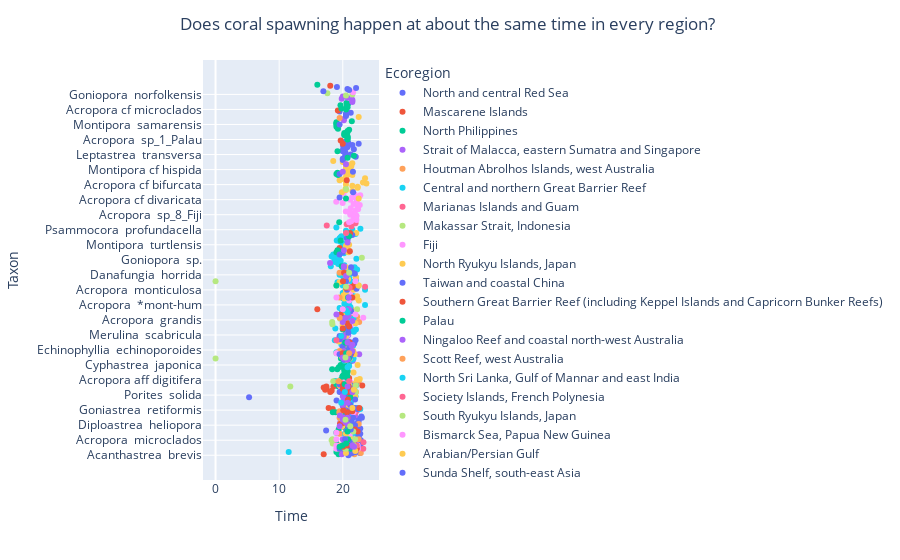

Here is the notebook cell this chart was saved with:
### Code cell
fig = px.scatter(region_spawning_time, 
                 x=region_spawning_time['time_spawning'], 
                 y=region_spawning_time['Taxon'], size_max=80, 
                 color="Ecoregion")
fig.update_traces(textposition='top center')
fig.update_layout(title_text='Does coral spawning happen at about the same time in every region?', title_x=0.2,
                  xaxis_title="Time",
                  yaxis_title="Taxon")
fig.show()

### Figure 1 — Plotly figure (JSON) as saved in the notebook; plotly's stock layout.template omitted (floating-point values rounded to 4 significant figures; data arrays with more than 128 entries replaced by an {"elided": "..."} marker saying what was removed)
{"data": [{"hovertemplate": "Ecoregion=North and central Red Sea<br>time_spawning=%{x}<br>Taxon=%{y}<extra></extra>", "legendgroup": "North and central Red Sea", "marker": {"color": "#636efa", "symbol": "circle"}, "mode": "markers", "name": "North and central Red Sea", "orientation": "h", "showlegend": true, "textposition": "top center", "type": "scatter", "x": [20.88, 21, 22.67, 20.52, 22.5, 19.95, 22.75, 22.67, 21.04, 22.75, 22.67, 22.5, 21, 20.25, 22.83, 22.33, 22.5, 22.38, 22.5, 22.5, 22.75, 21.83, 22.5, 17.38, 20.74, 22.75, 20.33, 20.83, 22.33, 21, 22.33, 20.58, 22.5, 20.53, 22.42, 23, 22.92, 20.58, 21.5, 19.97, 20.65, 21.5, 22.25, 22, 22.33, 20.68, 20.75, 20.45, 20.26, 20.08, 21.25, 19.02, 20.31, 21.75, 21.58, 21.42, 20.67, 20.38, 20.33], "xaxis": "x", "y": ["Acanthastrea  brevis", "Acanthastrea  echinata", "Acropora  anthocercis", "Acropora  clathrata", "Acropora  downingi", "Acropora  eurystoma", "Acropora  gemmifera", "Acropora  hemprichii", "Acropora  humilis", "Acropora  hyacinthus", "Acropora  lamarcki", "Acropora  loripes", "Acropora  lutkeni", "Acropora  maryae", "Acropora  microclados", "Acropora  nasuta", "Acropora  parapharaonis", "Acropora  pharaonis", "Acropora  plantaginea", "Acropora  polystoma", "Acropora  samoensis", "Acropora  secale", "Acropora  selago", "Acropora  squarrosa", "Acropora  valida", "Acropora  variolosa", "Acropora  verweyi", "Cyphastrea  microphthalma", "Diploastrea  heliopora", "Dipsastraea  favus", "Dipsastraea  matthaii", "Dipsastraea  speciosa", "Dipsastraea  veroni", "Echinophyllia  aspera", "Echinopora  hirsutissima", "Favites  abdita", "Favites  paraflexuosus", "Favites  pentagona", "Favites  spinosa", "Galaxea  astreata", "Galaxea  fascicularis", "Goniastrea  edwardsi", "Goniastrea  retiformis", "Goniastrea  stelligera", "Leptoria  phrygia", "Montipora  cocosensis", "Montipora  efflorescens", "Montipora  informis", "Montipora  tuberculosa", "Montipora  turgescens", "Oxypora  crassispinosa", "Platygyra  lamellina", "Platygyra  sinensis", "Porites  columnaris", "Porites  lobata", "Porites  lutea", "Porites  solida", "Turbinaria  reniformis", "Turbinaria  stellulata"], "yaxis": "y"}, {"hovertemplate": "Ecoregion=Mascarene Islands<br>time_spawning=%{x}<br>Taxon=%{y}<extra></extra>", "legendgroup": "Mascarene Islands", "marker": {"color": "#EF553B", "symbol": "circle"}, "mode": "markers", "name": "Mascarene Islands", "orientation": "h", "showlegend": true, "textposition": "top center", "type": "scatter", "x": [17, 18.03, 18.25, 17.23, 17.44, 17, 18.42, 17.77, 17.42], "xaxis": "x", "y": ["Acanthastrea  echinata", "Acropora  muricata", "Dipsastraea  sp.", "Echinopora  gemmacea", "Favites  chinensis", "Favites  sp.", "Goniastrea  stelligera", "Leptoria  phrygia", "Platygyra  daedalea"], "yaxis": "y"}, {"hovertemplate": "Ecoregion=North Philippines<br>time_spawning=%{x}<br>Taxon=%{y}<extra></extra>", "legendgroup": "North Philippines", "marker": {"color": "#00cc96", "symbol": "circle"}, "mode": "markers", "name": "North Philippines", "orientation": "h", "showlegend": true, "textposition": "top center", "type": "scatter", "x": [19.33, 20, 20, 19.75, 18.98, 19.25, 18.75, 19.35, 19.66, 20.45, 20.48, 20.33, 20.01, 20.33, 20.27, 20.3, 20.79, 20.24, 18.33, 20.19, 19.38, 19.68, 19.67, 21.45, 20.22, 20.5, 20.23, 21.13, 21.08, 20.08, 19.71, 20.43, 18.86, 19.82, 19.32, 21.2], "xaxis": "x", "y": ["Acanthastrea  echinata", "Acropora  cytherea", "Acropora  florida", "Acropora  insignis", "Acropora  loripes", "Acropora  sarmentosa", "Acropora  tenuis", "Acropora  valida", "Acropora aff digitifera", "Acropora cf cytherea", "Acropora cf digitifera", "Acropora cf florida", "Acropora cf gemmifera", "Acropora cf granulosa", "Acropora cf humilis", "Acropora cf hyacinthus", "Acropora cf latistella", "Acropora cf millepora", "Acropora cf tenuis", "Acropora cf verweyi", "Astreopora  myriophthalma", "Coeloseris  mayeri", "Cyphastrea  japonica", "Diploastrea  heliopora", "Dipsastraea  faviaformis", "Favites  abdita", "Favites  acuticollis", "Favites  colemani", "Favites  complanata", "Favites  flexuosa", "Favites  halicora", "Favites  pentagona", "Galaxea  fascicularis", "Hydnophora  exesa", "Platygyra  daedalea", "Platygyra  pini"], "yaxis": "y"}, {"hovertemplate": "Ecoregion=Strait of Malacca, eastern Sumatra and Singapore<br>time_spawning=%{x}<br>Taxon=%{y}<extra></extra>", "legendgroup": "Strait of Malacca, eastern Sumatra and Singapore", "marker": {"color": "#ab63fa", "symbol": "circle"}, "mode": "markers", "name": "Strait of Malacca, eastern Sumatra and Singapore", "orientation": "h", "showlegend": true, "textposition": "top center", "type": "scatter", "x": [19.84, 20.48, 21, 20.5, 20.78, 22.58, 20.83, 21.63, 20.48, 20.93, 21.51, 21.48, 21.18, 19.63, 21.09, 20.79, 21.45, 20.76, 20.8, 20.79, 21.38, 21.73, 21.57, 20.91, 21.94, 21.52, 20.82, 20.22, 21.22, 21.43, 20.67, 21.02, 21.15, 21.05, 20.95, 19.55, 19.99, 19.44, 19.62, 20.59, 20.86, 20.52, 20.52, 20.53, 20.97, 21.55, 21.28, 20.94, 20.98, 21.07, 21.25, 20, 21.32, 21.13], "xaxis": "x", "y": ["Acanthastrea  echinata", "Acanthastrea  rotundoflora", "Acropora  florida", "Acropora  humilis", "Acropora  hyacinthus", "Acropora  intermedia", "Acropora  millepora", "Acropora  valida", "Alveopora  spongiosa", "Coelastrea  aspera", "Diploastrea  heliopora", "Dipsastraea  favus", "Dipsastraea  matthaii", "Dipsastraea  speciosa", "Echinophyllia  aspera", "Echinophyllia  echinoporoides", "Echinopora  gemmacea", "Echinopora  lamellosa", "Echinopora  pacificus", "Euphyllia  ancora", "Favites  abdita", "Favites  chinensis", "Favites  complanata", "Favites  halicora", "Favites  pentagona", "Favites  valenciennesi", "Galaxea  astreata", "Galaxea  fascicularis", "Goniastrea  edwardsi", "Goniastrea  favulus", "Goniastrea  minuta", "Goniastrea  pectinata", "Goniastrea  retiformis", "Leptoria  phrygia", "Lobophyllia  corymbosa", "Lobophyllia  hemprichii", "Lobophyllia  radians", "Lobophyllia  recta", "Lobophyllia  valenciennesii", "Merulina  ampliata", "Merulina  scabricula", "Montipora  corbettensis", "Montipora  informis", "Montipora  verrucosa", "Mycedium  elephantotus", "Oulophyllia  bennettae", "Pectinia  alcicornis", "Pectinia  lactuca", "Pectinia  paeonia", "Platygyra  daedalea", "Platygyra  pini", "Platygyra  ryukyuensis", "Platygyra  sinensis", "Scapophyllia  cylindrica"], "yaxis": "y"}, {"hovertemplate": "Ecoregion=Houtman Abrolhos Islands, west Australia<br>time_spawning=%{x}<br>Taxon=%{y}<extra></extra>", "legendgroup": "Houtman Abrolhos Islands, west Australia", "marker": {"color": "#FFA15A", "symbol": "circle"}, "mode": "markers", "name": "Houtman Abrolhos Islands, west Australia", "orientation": "h", "showlegend": true, "textposition": "top center", "type": "scatter", "x": [21.83, 20.42, 22.83, 20, 22.58, 21.5, 20.42, 21.75, 21.21, 22.08, 22.5, 21.08, 21.25, 22.25, 22.5, 21.79, 22, 20.92, 20.38, 22.5, 20.83, 22, 20.21, 20.67, 20.17, 20.33, 21.08, 21.33], "xaxis": "x", "y": ["Acanthastrea  echinata", "Acropora  aculeus", "Acropora  anthocercis", "Acropora  aspera", "Acropora  cerealis", "Acropora  florida", "Acropora  glauca", "Acropora  grandis", "Acropora  latistella", "Acropora  muricata", "Acropora  nasuta", "Acropora  selago", "Acropora  spicifera", "Acropora  stoddarti", "Acropora  tenuis", "Acropora  valida", "Acropora  willisae", "Cyphastrea  microphthalma", "Cyphastrea  serailia", "Dipsastraea  favus", "Echinophyllia  aspera", "Galaxea  fascicularis", "Montipora  capricornis", "Montipora  grisea", "Montipora  hoffmeisteri", "Montipora  turgescens", "Oxypora  lacera", "Paragoniastrea  australensis"], "yaxis": "y"}, {"hovertemplate": "Ecoregion=Central and northern Great Barrier Reef<br>time_spawning=%{x}<br>Taxon=%{y}<extra></extra>", "legendgroup": "Central and northern Great Barrier Reef", "marker": {"color": "#19d3f3", "symbol": "circle"}, "mode": "markers", "name": "Central and northern Great Barrier Reef", "orientation": "h", "showlegend": true, "textposition": "top center", "type": "scatter", "x": {"elided": "149 float values"}, "xaxis": "x", "y": {"elided": "149 str values"}, "yaxis": "y"}, {"hovertemplate": "Ecoregion=Marianas Islands and Guam<br>time_spawning=%{x}<br>Taxon=%{y}<extra></extra>", "legendgroup": "Marianas Islands and Guam", "marker": {"color": "#FF6692", "symbol": "circle"}, "mode": "markers", "name": "Marianas Islands and Guam", "orientation": "h", "showlegend": true, "textposition": "top center", "type": "scatter", "x": [21.36, 21.08, 23.22, 23.25, 17.48, 23.5, 21, 20.62, 21.25, 22, 22], "xaxis": "x", "y": ["Acropora  abrotanoides", "Acropora  digitifera", "Acropora  gemmifera", "Acropora  lutkeni", "Acropora  ocellata", "Acropora  robusta", "Acropora  squarrosa", "Acropora  surculosa", "Acropora  valida", "Galaxea  fascicularis", "Goniastrea  sp."], "yaxis": "y"}, {"hovertemplate": "Ecoregion=Makassar Strait, Indonesia<br>time_spawning=%{x}<br>Taxon=%{y}<extra></extra>", "legendgroup": "Makassar Strait, Indonesia", "marker": {"color": "#B6E880", "symbol": "circle"}, "mode": "markers", "name": "Makassar Strait, Indonesia", "orientation": "h", "showlegend": true, "textposition": "top center", "type": "scatter", "x": [18.37, 21.07, 18.33, 20.5, 20.35, 19.21, 19.58, 18.42, 18.25, 19, 18.37, 20.33, 19], "xaxis": "x", "y": ["Acropora  aculeus", "Acropora  aspera", "Acropora  cerealis", "Acropora  florida", "Acropora  gemmifera", "Acropora  humilis", "Acropora  latistella", "Acropora  loripes", "Acropora  microclados", "Acropora  millepora", "Acropora  nasuta", "Acropora  sarmentosa", "Acropora  sp."], "yaxis": "y"}, {"hovertemplate": "Ecoregion=Fiji<br>time_spawning=%{x}<br>Taxon=%{y}<extra></extra>", "legendgroup": "Fiji", "marker": {"color": "#FF97FF", "symbol": "circle"}, "mode": "markers", "name": "Fiji", "orientation": "h", "showlegend": true, "textposition": "top center", "type": "scatter", "x": [21.32, 21, 21, 21.92, 21.55, 21.11, 21.41, 22.37, 22.3, 22.34, 21.11, 21.32, 21.79, 21.44, 21.32, 21.33, 21.32, 21.11, 21.11, 21.26, 22.14, 22.1, 21.75, 22, 22.17, 21.17, 21.62, 23.22, 20.07, 21.12, 20.48, 22, 22.4, 21.25, 22.39, 22.33, 22.67, 21.69, 19.98, 18.97, 22.21, 21.17, 22.17, 21.45, 22.14, 22.75, 19.83, 21.69, 21.51, 21.83, 21.67, 20.71, 20.12, 19.65], "xaxis": "x", "y": ["Acropora  aculeus", "Acropora  acuminata", "Acropora  carduus", "Acropora  cytherea", "Acropora  digitifera", "Acropora  elseyi", "Acropora  florida", "Acropora  gemmifera", "Acropora  humilis", "Acropora  hyacinthus", "Acropora  longicyathus", "Acropora  microphthalma", "Acropora  millepora", "Acropora  muricata", "Acropora  nana", "Acropora  nasuta", "Acropora  pulchra", "Acropora  robusta", "Acropora  samoensis", "Acropora  sarmentosa", "Acropora  sp_1_Fiji", "Acropora  sp_2_Fiji", "Acropora  sp_3_Fiji", "Acropora  sp_4_Fiji", "Acropora  sp_7_Fiji", "Acropora  sp_8_Fiji", "Acropora  sp_9_Fiji", "Acropora  spicifera", "Acropora  tenuis", "Acropora aff aspera", "Acropora aff carduus", "Acropora aff copiosa", "Acropora aff elseyi", "Acropora aff insignis", "Acropora aff millepora", "Acropora aff muricata", "Acropora aff pocilloporina", "Acropora aff pulchra", "Acropora aff vaughani", "Acropora aff yongei", "Acropora cf cerealis", "Acropora cf divaricata", "Acropora cf intermedia", "Acropora cf loripes", "Acropora cf nasuta", "Acropora cf samoensis", "Echinopora  lamellosa", "Galaxea  fascicularis", "Goniastrea  pectinata", "Goniastrea aff pectinata", "Leptoria  phrygia", "Merulina  scabricula", "Montipora  sp_1_Fiji", "Platygyra  daedalea"], "yaxis": "y"}, {"hovertemplate": "Ecoregion=North Ryukyu Islands, Japan<br>time_spawning=%{x}<br>Taxon=%{y}<extra></extra>", "legendgroup": "North Ryukyu Islands, Japan", "marker": {"color": "#FECB52", "symbol": "circle"}, "mode": "markers", "name": "North Ryukyu Islands, Japan", "orientation": "h", "showlegend": true, "textposition": "top center", "type": "scatter", "x": [22.52, 19.85, 20.5, 22, 20.23, 21.5, 21.4, 22.07, 22.25, 20.12, 21.64, 21.92, 20.5, 21.87, 21.85, 20.5, 20.5, 20.5, 20.5, 21.69, 21.39, 21.37, 22.12, 20.5, 19.47, 20.5, 20.5, 20.42, 20.25, 19.5, 22.21, 22.33, 22.33, 21.5, 20.5, 22.67, 21.69, 23.72, 23.17, 20.5, 20.83, 21.64, 22.07, 22.05, 20.5, 22.33, 20.5, 20.5, 20.5, 20.5, 20.1, 19.75, 19.5, 20.5, 20.5, 20.5, 20.5, 21.14, 20.5, 21.1, 20.5, 19.75, 20.5, 23.5, 20.58, 20.5, 20.5, 20.5, 20.5, 20.6, 19.4, 19.5, 19.5, 20.5, 20.9, 21.5, 21, 20.52, 20.5, 20.93, 20.5, 20.5, 21, 20.5, 20.5, 21, 20.5, 21, 20.75, 20.5, 20.5, 21.33, 21, 20.5, 21.67, 19.87, 20.5, 20.5, 21.5, 22.12, 21.95, 20, 20, 18.5], "xaxis": "x", "y": ["Acropora  acuminata", "Acropora  akajimensis", "Acropora  anthocercis", "Acropora  aspera", "Acropora  austera", "Acropora  bifurcata", "Acropora  cytherea", "Acropora  digitifera", "Acropora  divaricata", "Acropora  elseyi", "Acropora  florida", "Acropora  gemmifera", "Acropora  humilis", "Acropora  hyacinthus", "Acropora  intermedia", "Acropora  longicyathus", "Acropora  loripes", "Acropora  microclados", "Acropora  microphthalma", "Acropora  monticulosa", "Acropora  muricata", "Acropora  nasuta", "Acropora  robusta", "Acropora  samoensis", "Acropora  tenuis", "Acropora  valenciennesi", "Acropora  valida", "Acropora  vaughani", "Acropora  verweyi", "Acropora  yongei", "Acropora aff digitifera", "Acropora aff hyacinthus", "Acropora cf  cytherea", "Acropora cf  spicifera", "Acropora cf bifurcata", "Acropora cf cytherea", "Acropora cf hyacinthus", "Acropora cf lutkeni", "Acropora cf robusta", "Astrea  curta", "Caulastraea  furcata", "Coelastrea  aspera", "Ctenactis  crassa", "Ctenactis  echinata", "Cyphastrea  chalcidicum", "Cyphastrea  japonica", "Cyphastrea  serailia", "Dipsastraea  amicorum", "Dipsastraea  favus", "Dipsastraea  matthaii", "Dipsastraea  pallida", "Dipsastraea  speciosa", "Dipsastraea  truncata", "Echinophyllia  echinoporoides", "Echinopora  gemmacea", "Echinopora  pacificus", "Favites  abdita", "Favites  chinensis", "Favites  flexuosa", "Favites  halicora", "Favites  magnistellata", "Favites  stylifera", "Favites  valenciennesi", "Favites cf halicora", "Galaxea  fascicularis", "Goniastrea  pectinata", "Goniastrea  retiformis", "Hydnophora  exesa", "Hydnophora  rigida", "Lithophyllon  repanda", "Lobophyllia  corymbosa", "Lobophyllia  radians", "Lobophyllia  recta", "Merulina  ampliata", "Montipora  aequituberculata", "Montipora  altasepta", "Montipora  crassituberculata", "Montipora  digitata", "Montipora  efflorescens", "Montipora  hispida", "Montipora  informis", "Montipora  monasteriata", "Montipora  stellata", "Montipora  tortuosa", "Montipora  turgescens", "Montipora  turtlensis", "Montipora  venosa", "Montipora cf crassituberculata", "Montipora cf hispida", "Montipora cf monasteriata", "Montipora cf tortuosa", "Montipora cf turgescens", "Montipora cf turtlensis", "Platygyra  contorta", "Platygyra  daedalea", "Platygyra  pini", "Platygyra  ryukyuensis", "Platygyra  sinensis", "Platygyra cf daedalea", "Porites  cylindrica", "Porites  lutea", "Scapophyllia  cylindrica", "Scapophyllia cf cylindrica", "Turbinaria  sp."], "yaxis": "y"}, {"hovertemplate": "Ecoregion=Taiwan and coastal China<br>time_spawning=%{x}<br>Taxon=%{y}<extra></extra>", "legendgroup": "Taiwan and coastal China", "marker": {"color": "#636efa", "symbol": "circle"}, "mode": "markers", "name": "Taiwan and coastal China", "orientation": "h", "showlegend": true, "textposition": "top center", "type": "scatter", "x": [21.62, 21.47, 22, 21.36, 21.51, 20.67, 21.09, 21.23, 21.33, 20.67, 20.49, 20, 22.16, 21.9, 20, 20.55, 21.46, 20.52, 20, 20.26, 20.3, 20.58, 20.6, 21.92, 21.9, 21.57, 21.42, 20.42, 20.78, 20, 21.62, 20.83, 20.19, 21.31, 20.6, 21.02, 20.46, 21.15, 21.8, 21.75, 20.44, 22.27, 20.25, 22.04, 20.39, 21.25, 21.91, 20.42, 20.41, 22, 20, 20, 20, 20, 21.33, 21.16, 21.74, 21.6, 20.52, 20.75, 20.71, 20.76, 20.62, 20.05, 21.5, 20.83, 20.7, 21.47, 20.13, 21.16, 21.01, 21.93, 22.5, 20.86, 21.49, 20.62, 20.38], "xaxis": "x", "y": ["Acropora  akajimensis", "Acropora  anthocercis", "Acropora  clathrata", "Acropora  cytherea", "Acropora  gemmifera", "Acropora  humilis", "Acropora  hyacinthus", "Acropora  intermedia", "Acropora  lutkeni", "Acropora  monticulosa", "Acropora  muricata", "Acropora  palmerae", "Acropora  papillare", "Acropora  robusta", "Acropora  spicifera", "Acropora  valida", "Acropora  verweyi", "Astrea  curta", "Astreopora  listeri", "Coelastrea  aspera", "Coelastrea  palauensis", "Cyphastrea  chalcidicum", "Cyphastrea  microphthalma", "Diploastrea  heliopora", "Dipsastraea  lizardensis", "Dipsastraea  pallida", "Dipsastraea  speciosa", "Echinophyllia  aspera", "Echinophyllia  echinoporoides", "Euphyllia  ancora", "Favites  abdita", "Favites  chinensis", "Favites  flexuosa", "Favites  magnistellata", "Favites  pentagona", "Favites  valenciennesi", "Galaxea  fascicularis", "Goniastrea  edwardsi", "Goniastrea  minuta", "Goniastrea  pectinata", "Goniastrea  retiformis", "Goniastrea  stelligera", "Hydnophora  exesa", "Hydnophora  microconos", "Leptastrea  purpurea", "Leptastrea  transversa", "Leptoria  phrygia", "Leptoseris  mycetoseroides", "Lithophyllon  undulatum", "Lobophyllia  hemprichii", "Montipora  aequituberculata", "Montipora  cactus", "Montipora  efflorescens", "Montipora  foliosa", "Montipora  hoffmeisteri", "Montipora  informis", "Montipora  spongodes", "Montipora  venosa", "Mycedium  mancaoi", "Mycedium  robokaki", "Paragoniastrea  australensis", "Paragoniastrea  russelli", "Pavona  cactus", "Pavona  decussata", "Pavona  explanulata", "Pectinia  lactuca", "Pectinia  paeonia", "Platygyra  daedalea", "Platygyra  lamellina", "Platygyra  pini", "Platygyra  ryukyuensis", "Platygyra  sinensis", "Platygyra  sp.", "Platygyra cf verweyi", "Porites  *massive", "Porites  lutea", "Psammocora  nierstraszi"], "yaxis": "y"}, {"hovertemplate": "Ecoregion=Southern Great Barrier Reef (including Keppel Islands and Capricorn Bunker Reefs)<br>time_spawning=%{x}<br>Taxon=%{y}<extra></extra>", "legendgroup": "Southern Great Barrier Reef (including Keppel Islands and Capricorn Bunker Reefs)", "marker": {"color": "#EF553B", "symbol": "circle"}, "mode": "markers", "name": "Southern Great Barrier Reef (including Keppel Islands and Capricorn Bunker Reefs)", "orientation": "h", "showlegend": true, "textposition": "top center", "type": "scatter", "x": [20.75, 23.06, 21.5, 22.21, 21.98, 21.35, 21.5, 20.5, 21.5, 22.33, 21.9, 21.9, 21, 20.03, 19.67, 19.67, 20.12, 20, 21.5, 22.6, 21.11, 19.5, 16, 18.53, 21.14], "xaxis": "x", "y": ["Acropora  aspera", "Acropora  cytherea", "Acropora  digitifera", "Acropora  gemmifera", "Acropora  hyacinthus", "Acropora  millepora", "Acropora  muricata", "Acropora  pulchra", "Acropora  robusta", "Acropora  selago", "Acropora  spathulata", "Acropora  valida", "Acropora cf digitifera", "Astrea  curta", "Astreopora  sp.", "Cyphastrea  serailia", "Dipsastraea  sp.", "Favites  abdita", "Goniastrea  edwardsi", "Leptoria  phrygia", "Montipora  digitata", "Montipora  sp.", "Paragoniastrea  australensis", "Platygyra  daedalea", "Porites  cylindrica"], "yaxis": "y"}, {"hovertemplate": "Ecoregion=Palau<br>time_spawning=%{x}<br>Taxon=%{y}<extra></extra>", "legendgroup": "Palau", "marker": {"color": "#00cc96", "symbol": "circle"}, "mode": "markers", "name": "Palau", "orientation": "h", "showlegend": true, "textposition": "top center", "type": "scatter", "x": [19.44, 19, 20.83, 19, 21.25, 20.78, 20.83, 19, 20.75, 20.75, 20.75, 20.75, 20.25, 20.25, 20.25, 20.75, 20.75, 19, 21, 19.25, 19.17, 20.25, 20.75, 20.03, 20.62, 19, 20.58, 20.97, 19.83, 20.17, 20.5, 21.75, 19.79, 19, 19.25, 19.17, 19, 19.33, 19.17, 19.21, 19, 19.17, 19.67, 19, 20.17, 20, 21, 19, 21.17, 21.42], "xaxis": "x", "y": ["Acropora  carduus", "Acropora  clathrata", "Acropora  digitifera", "Acropora  florida", "Acropora  gemmifera", "Acropora  hyacinthus", "Acropora  nasuta", "Acropora  secale", "Acropora  sp_1_Palau", "Acropora  sp_2_Palau", "Acropora  sp_3_Palau", "Acropora  sp_4_Palau", "Acropora  sp_5_Palau", "Acropora  sp_6_Palau", "Acropora  sp_7_Palau", "Acropora  sp_8_Palau", "Acropora  sp_9_Palau", "Acropora  sp.", "Acropora aff humilis", "Anacropora  puertogalerae", "Anacropora  spinosa", "Coelastrea  aspera", "Coelastrea  palauensis", "Cyphastrea  microphthalma", "Dipsastraea  speciosa", "Duncanopsammia  peltata", "Favites  abdita", "Favites  halicora", "Fungia  fungites", "Goniastrea  edwardsi", "Goniastrea  pectinata", "Leptastrea  purpurea", "Merulina  ampliata", "Montipora  aequituberculata", "Montipora  altasepta", "Montipora  cactus", "Montipora  crassituberculata", "Montipora  digitata", "Montipora  hispida", "Montipora  malampaya", "Montipora  samarensis", "Montipora  stellata", "Pachyseris  speciosa", "Palauastrea  ramosa", "Paragoniastrea  australensis", "Pectinia  alcicornis", "Physogyra  lichtensteini", "Plerogyra  sinuosa", "Porites  lobata", "Porites  rus"], "yaxis": "y"}, {"hovertemplate": "Ecoregion=Ningaloo Reef and coastal north-west Australia<br>time_spawning=%{x}<br>Taxon=%{y}<extra></extra>", "legendgroup": "Ningaloo Reef and coastal north-west Australia", "marker": {"color": "#ab63fa", "symbol": "circle"}, "mode": "markers", "name": "Ningaloo Reef and coastal north-west Australia", "orientation": "h", "showlegend": true, "textposition": "top center", "type": "scatter", "x": [20, 20.94, 20.08, 20.17, 20.17, 20.7, 20.17, 20, 20.5, 20.17, 20.17, 20.17, 20.17, 20.17, 20.17, 20.17, 20.17, 20.17, 20.17, 20.17, 20.17], "xaxis": "x", "y": ["Acropora  cerealis", "Acropora  digitifera", "Acropora  florida", "Acropora  hyacinthus", "Acropora  latistella", "Acropora  millepora", "Acropora  muricata", "Acropora  nasuta", "Acropora  spicifera", "Acropora  tortuosa", "Astreopora  gracilis", "Coelastrea  aspera", "Favites  abdita", "Favites  halicora", "Favites  magnistellata", "Fungia  fungites", "Goniastrea  retiformis", "Lobophyllia  hemprichii", "Merulina  ampliata", "Montipora  hispida", "Platygyra  sinensis"], "yaxis": "y"}, {"hovertemplate": "Ecoregion=Scott Reef, west Australia<br>time_spawning=%{x}<br>Taxon=%{y}<extra></extra>", "legendgroup": "Scott Reef, west Australia", "marker": {"color": "#FFA15A", "symbol": "circle"}, "mode": "markers", "name": "Scott Reef, west Australia", "orientation": "h", "showlegend": true, "textposition": "top center", "type": "scatter", "x": [19.5, 19.5, 19.5, 19.5, 19.5, 19.5, 19.5, 19.5, 19.5, 19.5, 19.5, 19.5, 19.5, 19.5, 19.5], "xaxis": "x", "y": ["Acropora  cytherea", "Acropora  digitifera", "Acropora  gemmifera", "Acropora  humilis", "Acropora  hyacinthus", "Acropora  samoensis", "Acropora  spicifera", "Acropora  tenuis", "Coelastrea  aspera", "Dipsastraea  danai", "Dipsastraea  pallida", "Favites  abdita", "Galaxea  astreata", "Galaxea  fascicularis", "Goniastrea  edwardsi"], "yaxis": "y"}, {"hovertemplate": "Ecoregion=North Sri Lanka, Gulf of Mannar and east India<br>time_spawning=%{x}<br>Taxon=%{y}<extra></extra>", "legendgroup": "North Sri Lanka, Gulf of Mannar and east India", "marker": {"color": "#19d3f3", "symbol": "circle"}, "mode": "markers", "name": "North Sri Lanka, Gulf of Mannar and east India", "orientation": "h", "showlegend": true, "textposition": "top center", "type": "scatter", "x": [21.08], "xaxis": "x", "y": ["Acropora  cytherea"], "yaxis": "y"}, {"hovertemplate": "Ecoregion=Society Islands, French Polynesia<br>time_spawning=%{x}<br>Taxon=%{y}<extra></extra>", "legendgroup": "Society Islands, French Polynesia", "marker": {"color": "#FF6692", "symbol": "circle"}, "mode": "markers", "name": "Society Islands, French Polynesia", "orientation": "h", "showlegend": true, "textposition": "top center", "type": "scatter", "x": [21.99, 22.2, 21.08], "xaxis": "x", "y": ["Acropora  cytherea", "Acropora  hyacinthus", "Acropora  pulchra"], "yaxis": "y"}, {"hovertemplate": "Ecoregion=South Ryukyu Islands, Japan<br>time_spawning=%{x}<br>Taxon=%{y}<extra></extra>", "legendgroup": "South Ryukyu Islands, Japan", "marker": {"color": "#B6E880", "symbol": "circle"}, "mode": "markers", "name": "South Ryukyu Islands, Japan", "orientation": "h", "showlegend": true, "textposition": "top center", "type": "scatter", "x": [22.04, 21, 20.5, 21.81, 21.67, 22.03, 21.93, 20.5, 21.65, 22.5, 18.5, 20.5], "xaxis": "x", "y": ["Acropora  cytherea", "Acropora  florida", "Acropora  gemmifera", "Acropora  humilis", "Acropora  hyacinthus", "Acropora  muricata", "Acropora  nasuta", "Acropora  robusta", "Acropora  selago", "Acropora  sp.", "Acropora  tenuis", "Acropora  vaughani"], "yaxis": "y"}, {"hovertemplate": "Ecoregion=Bismarck Sea, Papua New Guinea<br>time_spawning=%{x}<br>Taxon=%{y}<extra></extra>", "legendgroup": "Bismarck Sea, Papua New Guinea", "marker": {"color": "#FF97FF", "symbol": "circle"}, "mode": "markers", "name": "Bismarck Sea, Papua New Guinea", "orientation": "h", "showlegend": true, "textposition": "top center", "type": "scatter", "x": [19, 19, 19, 19, 19, 19], "xaxis": "x", "y": ["Acropora  digitifera", "Acropora  gemmifera", "Acropora  hyacinthus", "Acropora  millepora", "Acropora  nasuta", "Acropora  secale"], "yaxis": "y"}, {"hovertemplate": "Ecoregion=Arabian/Persian Gulf<br>time_spawning=%{x}<br>Taxon=%{y}<extra></extra>", "legendgroup": "Arabian/Persian Gulf", "marker": {"color": "#FECB52", "symbol": "circle"}, "mode": "markers", "name": "Arabian/Persian Gulf", "orientation": "h", "showlegend": true, "textposition": "top center", "type": "scatter", "x": [21.97, 22.5, 22.5, 22.5, 19.92, 20.49], "xaxis": "x", "y": ["Acropora  downingi", "Acropora  sp.", "Acropora cf intermedia", "Acropora cf pharaonis", "Cyphastrea  microphthalma", "Platygyra  daedalea"], "yaxis": "y"}, {"hovertemplate": "Ecoregion=Sunda Shelf, south-east Asia<br>time_spawning=%{x}<br>Taxon=%{y}<extra></extra>", "legendgroup": "Sunda Shelf, south-east Asia", "marker": {"color": "#636efa", "symbol": "circle"}, "mode": "markers", "name": "Sunda Shelf, south-east Asia", "orientation": "h", "showlegend": true, "textposition": "top center", "type": "scatter", "x": [19.5, 19.5, 21.25, 19.5, 21.25, 19.5, 20.38, 21.25, 19.5, 19.5, 19.5, 19.5, 19.5, 19.5, 20.5, 20.5, 20.5, 21.25, 19.5], "xaxis": "x", "y": ["Acropora  florida", "Acropora  gemmifera", "Acropora  humilis", "Acropora  intermedia", "Acropora  millepora", "Acropora  muricata", "Acropora  nasuta", "Acropora  valida", "Acropora cf loripes", "Lobophyllia  radians", "Lobophyllia  sp.", "Merulina  ampliata", "Montipora  crassituberculata", "Montipora  samarensis", "Montipora  sp_1_Tioman", "Montipora  sp_2_Tioman", "Porites  sp_1_Tioman", "Porites  sp_2_Tioman", "Porites cf lutea"], "yaxis": "y"}, {"hovertemplate": "Ecoregion=Gulf of Thailand<br>time_spawning=%{x}<br>Taxon=%{y}<extra></extra>", "legendgroup": "Gulf of Thailand", "marker": {"color": "#EF553B", "symbol": "circle"}, "mode": "markers", "name": "Gulf of Thailand", "orientation": "h", "showlegend": true, "textposition": "top center", "type": "scatter", "x": [20, 20.06, 20.71, 20, 20.93, 19.56, 20, 20.2, 20.01, 20.62, 20.75, 20, 20.67, 21.1, 20.08, 19.23, 20, 20.94, 21, 20.8, 20], "xaxis": "x", "y": ["Acropora  florida", "Acropora  humilis", "Acropora  hyacinthus", "Acropora  millepora", "Acropora  muricata", "Dipsastraea  favus", "Dipsastraea  matthaii", "Dipsastraea  pallida", "Dipsastraea  speciosa", "Dipsastraea  truncata", "Favites  abdita", "Favites  chinensis", "Galaxea  fascicularis", "Goniastrea  pectinata", "Goniastrea  retiformis", "Lobophyllia  agaricia", "Pectinia  lactuca", "Platygyra  daedalea", "Platygyra  ryukyuensis", "Platygyra  sinensis", "Platygyra  sp."], "yaxis": "y"}, {"hovertemplate": "Ecoregion=Sulu Sea, Philippines<br>time_spawning=%{x}<br>Taxon=%{y}<extra></extra>", "legendgroup": "Sulu Sea, Philippines", "marker": {"color": "#00cc96", "symbol": "circle"}, "mode": "markers", "name": "Sulu Sea, Philippines", "orientation": "h", "showlegend": true, "textposition": "top center", "type": "scatter", "x": [20.31, 19.5, 19.95, 20.52, 20.53, 20.75, 20.67, 19.92, 20.72, 20.5, 20.52, 19.79, 20.75, 20.63, 19.14, 19.64, 21.13, 20.83, 18.43, 20.37, 20.57], "xaxis": "x", "y": ["Acropora  florida", "Acropora  humilis", "Acropora  hyacinthus", "Acropora  loripes", "Acropora  millepora", "Acropora  selago", "Acropora cf digitifera", "Acropora cf florida", "Acropora cf gemmifera", "Acropora cf intermedia", "Acropora cf microclados", "Acropora cf microphthalma", "Acropora cf muricata", "Acropora cf selago", "Acropora cf tenuis", "Acropora cf willisae", "Cyphastrea  microphthalma", "Cyphastrea cf chalcidicum", "Galaxea  fascicularis", "Goniastrea  pectinata", "Platygyra cf pini"], "yaxis": "y"}, {"hovertemplate": "Ecoregion=Shikoku, Japan<br>time_spawning=%{x}<br>Taxon=%{y}<extra></extra>", "legendgroup": "Shikoku, Japan", "marker": {"color": "#ab63fa", "symbol": "circle"}, "mode": "markers", "name": "Shikoku, Japan", "orientation": "h", "showlegend": true, "textposition": "top center", "type": "scatter", "x": [21.5, 21.78, 21.52, 21.5, 21.5, 21.5, 21.5, 20.92, 19.83, 21.5, 20.5, 19.5, 19, 20.75, 20.38, 20, 20.75, 20.75, 20.75, 19.55, 21.38, 21.5, 20.75, 18, 20, 20, 20.75, 20.75, 20, 20.75, 20.95, 20, 20.5, 20.75, 20], "xaxis": "x", "y": ["Acropora  glauca", "Acropora  humilis", "Acropora  hyacinthus", "Acropora  japonica", "Acropora  muricata", "Acropora  solitaryensis", "Acropora  tumida", "Acropora  willisae", "Caulastraea  tumida", "Coelastrea  aspera", "Cyphastrea  chalcidicum", "Cyphastrea  microphthalma", "Cyphastrea  serailia", "Dipsastraea  favus", "Dipsastraea  speciosa", "Echinophyllia  aspera", "Favites  abdita", "Favites  flexuosa", "Favites  halicora", "Favites  pentagona", "Favites  valenciennesi", "Goniastrea  favulus", "Goniastrea  pectinata", "Goniopora  lobata", "Hydnophora  exesa", "Montipora  informis", "Montipora  mollis", "Montipora  turgescens", "Montipora  venosa", "Oulophyllia  crispa", "Paragoniastrea  australensis", "Paragoniastrea  deformis", "Platygyra  contorta", "Platygyra  daedalea", "Porites  lutea"], "yaxis": "y"}, {"hovertemplate": "Ecoregion=Torres Strait and far northern Great Barrier Reef<br>time_spawning=%{x}<br>Taxon=%{y}<extra></extra>", "legendgroup": "Torres Strait and far northern Great Barrier Reef", "marker": {"color": "#FFA15A", "symbol": "circle"}, "mode": "markers", "name": "Torres Strait and far northern Great Barrier Reef", "orientation": "h", "showlegend": true, "textposition": "top center", "type": "scatter", "x": [21, 19.33], "xaxis": "x", "y": ["Acropora  millepora", "Acropora  tenuis"], "yaxis": "y"}, {"hovertemplate": "Ecoregion=Tuvalu, Samoa and Tonga<br>time_spawning=%{x}<br>Taxon=%{y}<extra></extra>", "legendgroup": "Tuvalu, Samoa and Tonga", "marker": {"color": "#19d3f3", "symbol": "circle"}, "mode": "markers", "name": "Tuvalu, Samoa and Tonga", "orientation": "h", "showlegend": true, "textposition": "top center", "type": "scatter", "x": [20.33, 18.75, 19.75, 20.75, 19.75, 20.5, 20.54], "xaxis": "x", "y": ["Acropora  muricata", "Lobophyllia  hemprichii", "Merulina  ampliata", "Montipora  grisea", "Montipora  turgescens", "Oxypora  lacera", "Porites  cylindrica"], "yaxis": "y"}, {"hovertemplate": "Ecoregion=Solomon Islands and Bougainville<br>time_spawning=%{x}<br>Taxon=%{y}<extra></extra>", "legendgroup": "Solomon Islands and Bougainville", "marker": {"color": "#FF6692", "symbol": "circle"}, "mode": "markers", "name": "Solomon Islands and Bougainville", "orientation": "h", "showlegend": true, "textposition": "top center", "type": "scatter", "x": [21, 19, 20.5], "xaxis": "x", "y": ["Acropora  tenuis", "Lobophyllia  hemprichii", "Porites  cylindrica"], "yaxis": "y"}, {"hovertemplate": "Ecoregion=Lord Howe Island, eastern Australia<br>time_spawning=%{x}<br>Taxon=%{y}<extra></extra>", "legendgroup": "Lord Howe Island, eastern Australia", "marker": {"color": "#B6E880", "symbol": "circle"}, "mode": "markers", "name": "Lord Howe Island, eastern Australia", "orientation": "h", "showlegend": true, "textposition": "top center", "type": "scatter", "x": [0, 21.17, 20.5, 21, 20.42, 0, 21.5, 17.58, 20.42, 23, 22.25, 11.75], "xaxis": "x", "y": ["Astrea  curta", "Cyphastrea  microphthalma", "Cyphastrea  salae", "Dipsastraea  pallida", "Echinophyllia  aspera", "Favites  halicora", "Goniopora  norfolkensis", "Homophyllia  bowerbanki", "Hydnophora  exesa", "Hydnophora  pilosa", "Paragoniastrea  australensis", "Platygyra  daedalea"], "yaxis": "y"}, {"hovertemplate": "Ecoregion=Solitary Islands, eastern Australia<br>time_spawning=%{x}<br>Taxon=%{y}<extra></extra>", "legendgroup": "Solitary Islands, eastern Australia", "marker": {"color": "#FF97FF", "symbol": "circle"}, "mode": "markers", "name": "Solitary Islands, eastern Australia", "orientation": "h", "showlegend": true, "textposition": "top center", "type": "scatter", "x": [22, 22, 21.62, 20], "xaxis": "x", "y": ["Astrea  curta", "Cyphastrea  serailia", "Micromussa  lordhowensis", "Paragoniastrea  australensis"], "yaxis": "y"}, {"hovertemplate": "Ecoregion=Kenya and Tanzania coast<br>time_spawning=%{x}<br>Taxon=%{y}<extra></extra>", "legendgroup": "Kenya and Tanzania coast", "marker": {"color": "#FECB52", "symbol": "circle"}, "mode": "markers", "name": "Kenya and Tanzania coast", "orientation": "h", "showlegend": true, "textposition": "top center", "type": "scatter", "x": [21.75, 21.5], "xaxis": "x", "y": ["Echinopora  gemmacea", "Leptoria  phrygia"], "yaxis": "y"}, {"hovertemplate": "Ecoregion=Eastern Hawaii<br>time_spawning=%{x}<br>Taxon=%{y}<extra></extra>", "legendgroup": "Eastern Hawaii", "marker": {"color": "#636efa", "symbol": "circle"}, "mode": "markers", "name": "Eastern Hawaii", "orientation": "h", "showlegend": true, "textposition": "top center", "type": "scatter", "x": [16.95, 21, 20.73, 22.09, 20.86, 19.08, 5.27], "xaxis": "x", "y": ["Lobactis  scutaria", "Montipora  capitata", "Montipora  dilatata", "Montipora  studeri", "Montipora  verrucosa", "Pavona  varians", "Porites  lobata"], "yaxis": "y"}, {"hovertemplate": "Ecoregion=Costa Rica and Panama, Pacific coast<br>time_spawning=%{x}<br>Taxon=%{y}<extra></extra>", "legendgroup": "Costa Rica and Panama, Pacific coast", "marker": {"color": "#EF553B", "symbol": "circle"}, "mode": "markers", "name": "Costa Rica and Panama, Pacific coast", "orientation": "h", "showlegend": true, "textposition": "top center", "type": "scatter", "x": [18.03], "xaxis": "x", "y": ["Pavona  clavus"], "yaxis": "y"}, {"hovertemplate": "Ecoregion=Galapagos Islands<br>time_spawning=%{x}<br>Taxon=%{y}<extra></extra>", "legendgroup": "Galapagos Islands", "marker": {"color": "#00cc96", "symbol": "circle"}, "mode": "markers", "name": "Galapagos Islands", "orientation": "h", "showlegend": true, "textposition": "top center", "type": "scatter", "x": [16], "xaxis": "x", "y": ["Pavona  gigantea"], "yaxis": "y"}], "layout": {"legend": {"title": {"text": "Ecoregion"}, "tracegroupgap": 0}, "margin": {"t": 60}, "title": {"text": "Does coral spawning happen at about the same time in every region?", "x": 0.2}, "xaxis": {"anchor": "y", "domain": [0, 1], "title": {"text": "Time"}}, "yaxis": {"anchor": "x", "domain": [0, 1], "title": {"text": "Taxon"}}}}
